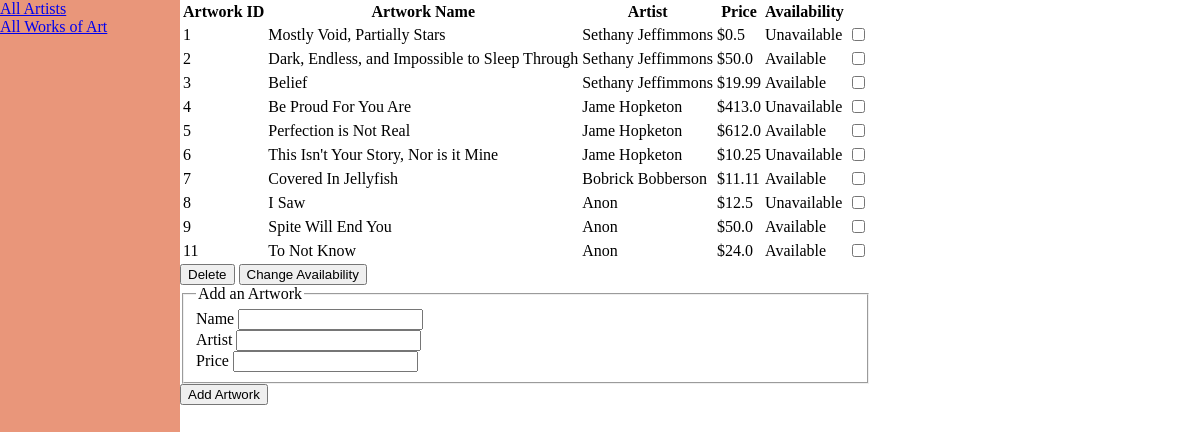
/addart, run on the app's committed database.
### ArtCatDB.py (models this page shows, shortened)
class Art(Model):
    class Meta:
        database = db
        constraints = [SQL('UNIQUE(name COLLATE NOCASE)')]
    artist = CharField()
    name = CharField()
    price = DoubleField()
    available = BooleanField(default=True)

### gui.py (the view)
@app.route('/', methods=['GET', 'POST'])
@app.route('/art', methods=['GET', 'POST'])
@app.route('/addart', methods=['GET', 'POST'])
def addart():
    form = ArtInputForm()
    art_list = art.get_all_art()
    if form.validate_on_submit():
        artwork = Art(name=form.name.data, artist=form.artist.data, price=form.price.data)
        art.add_art(artwork)
        flash('The new artwork has been added!', 'success')
        art_list = art.get_all_art()
    return render_template('add_art.html', title='AddArt', form=form, art_list=art_list)

### get_info.py
class ArtInputForm(FlaskForm):
    name = StringField('Name', validators=[DataRequired(), Length(max=50)])
    artist = StringField('Artist', validators=[DataRequired(), Length(max=50)])
    price = DecimalField('Price', validators=[DataRequired()])
    submit=SubmitField('Add Artwork')

### art.py (called while the page is built)
def get_all_art():
    query = Art.select()
    return list(query)

### templates/add_art.html (shortened to what this page needs)
{% extends "display_art.html" %}
{% block add_art %}
    <form method="POST" action="">
        <fieldset>
            <legend>Add an Artwork</legend>
            <div>
                {{ form.name.label() }}
                {% if form.name.errors %}
                    {{ form.name() }}
                    <div>
                        {% for error in form.name.errors %}
                            <span>{{ error }}</span>
                        {% endfor %}
                    </div>
                {% else %}
                    {{ form.name() }}
                {% endif %}
            </div>
            <div>
                {{ form.artist.label() }}
                {% if form.artist.errors %}
                    {{ form.artist() }}
                    <div>
                        {% for error in form.artist.errors %}
                            <span>{{ error }}</span>
                        {% endfor %}
                    </div>
                {% else %}
                    {{ form.artist() }}
                {% endif %}
            </div>
            <div>
                {{ form.price.label() }}
                {% if form.price.errors %}
                    {{ form.price() }}
                    <div>
                        {% for error in form.price.errors %}
                            <span>{{ error }}</span>
                        {% endfor %}
                    </div>
            {% else %}
                {{ form.price() }}
            {% endif %}
            </div>
        </fieldset>
        <div>
            {{ form.submit() }}
        </div>
   </form>
{% endblock add_art %}

### templates/display_art.html
{% extends "layout.html" %}
{% block content %}
    <form method="POST" action="/modify_art">
        <table>
            <tr>
                <th>Artwork ID</th>
                <th>Artwork Name</th>
                <th>Artist</th>
                <th>Price</th>
                <th>Availability</th>
            </tr>
            {% for art in art_list %}
                <tr>
                    <td>{{art.id}}</td>
                    <td>{{art.name}}</td>
                    <td>{{art.artist}}</td>
                    <td>${{art.price}}</td>
                    {% if art.available == True %}
                        <td>Available</td>
                    {% else %}
                        <td>Unavailable</td>
                    {% endif %}
                    <td> <input type="checkbox" value="{{art.id}}" name="selected"> </td>
                </tr>
            {% endfor %}
        </table>
        <button name="submit_button" value="delete" type="Submit"> Delete </button> <button value="change" name="submit_button" type="Submit"> Change Availability </button>
    </form>
{% block add_art %}{% endblock add_art %}
{% endblock content %}

### static/main.css (style rules this page uses)
body { margin: 0; }

### data on the page
Art: id "1", name "Mostly Void, Partially Stars", artist "Sethany Jeffimmons", price "0.5", available "Unavailable"
Art: id "2", name "Dark, Endless, and Impossible to Sleep Through", artist "Sethany Jeffimmons", price "50.0", available "Available"
Art: id "3", name "Belief", artist "Sethany Jeffimmons", price "19.99", available "Available"
Art: id "4", name "Be Proud For You Are", artist "Jame Hopketon", price "413.0", available "Unavailable"
Art: id "5", name "Perfection is Not Real", artist "Jame Hopketon", price "612.0", available "Available"
Art: id "6", name "This Isn't Your Story, Nor is it Mine", artist "Jame Hopketon", price "10.25", available "Unavailable"
Art: id "7", name "Covered In Jellyfish", artist "Bobrick Bobberson", price "11.11", available "Available"
Art: id "8", name "I Saw", artist "Anon", price "12.5", available "Unavailable"
Art: id "9", name "Spite Will End You", artist "Anon", price "50.0", available "Available"
Art: id "11", name "To Not Know", artist "Anon", price "24.0", available "Available"
